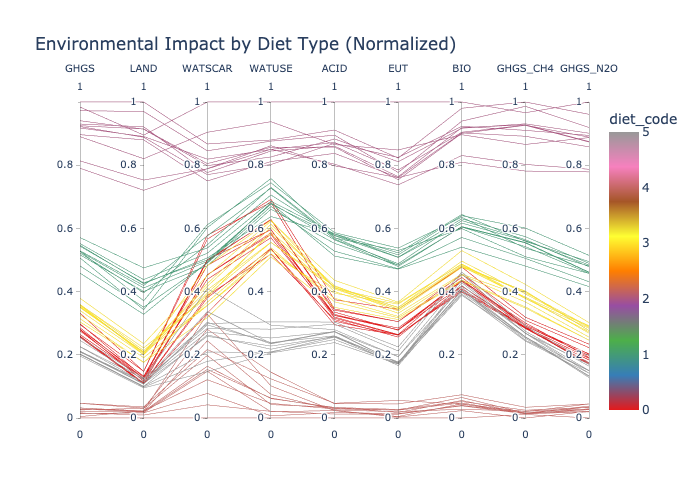

This chart was generated by the following Python code:
import pandas as pd
import plotly.express as px
import plotly.io as pio
from sklearn.preprocessing import MinMaxScaler, LabelEncoder

# === Step 1: Load the processed data ===
file_path = "processed_diet_impact.csv"
df = pd.read_csv(file_path)

# === Step 2: Normalize metrics (0-1 range) for comparison ===
metrics = [
    'mean_ghgs', 'mean_land', 'mean_watscar', 'mean_watuse',
    'mean_acid', 'mean_eut', 'mean_bio', 'mean_ghgs_ch4', 'mean_ghgs_n2o'
]

scaler = MinMaxScaler()
df_scaled = df.copy()
df_scaled[metrics] = scaler.fit_transform(df[metrics])

# === Step 3: Encode 'diet_group' as numeric for coloring ===
le = LabelEncoder()
df_scaled['diet_code'] = le.fit_transform(df_scaled['diet_group'])

# === Step 4: Generate parallel coordinates plot ===
fig = px.parallel_coordinates(
    df_scaled,
    dimensions=metrics,
    color='diet_code',  # use numeric color
    labels={col: col.replace("mean_", "").upper() for col in metrics},
    title="Environmental Impact by Diet Type (Normalized)",
    color_continuous_scale=px.colors.qualitative.Set1,
)

# Show in browser if needed
fig.show()

# Save fully functional HTML
fig.write_html("diet_parallel_plot.html", full_html=True, include_plotlyjs='cdn')

# Step 5: Save static PNG image (requires kaleido)
pio.write_image(fig, "diet_parallel_plot.png")

print("Interactive plot saved as full HTML. Open it via Chrome for full interactivity.")
